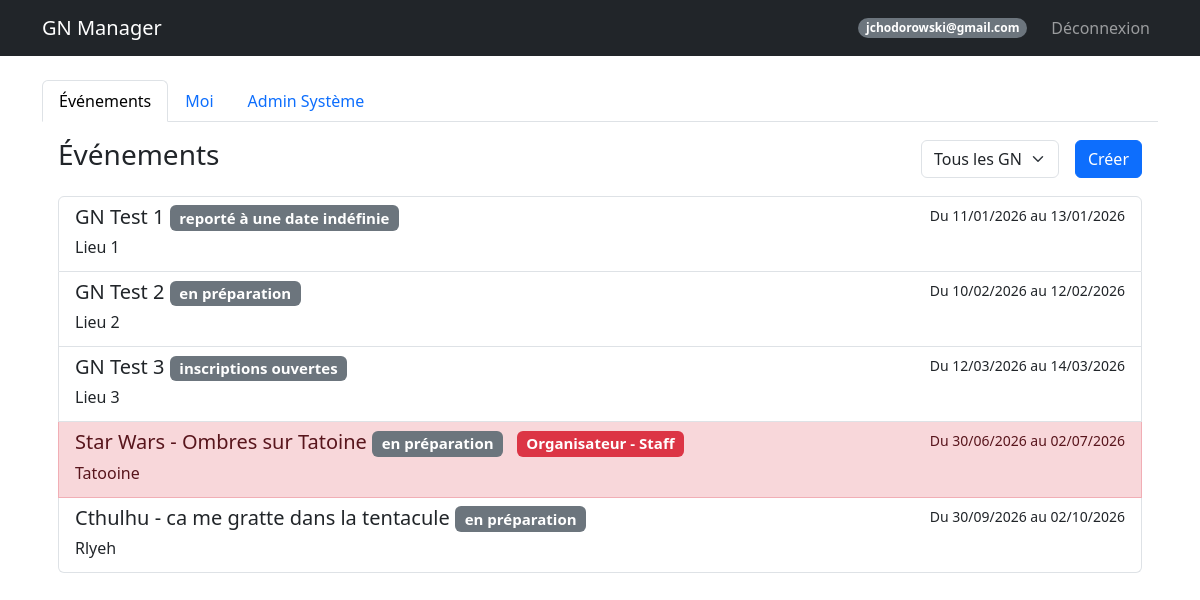
The page /dashboard (signed in) on the database its author committed.
### models.py (models this page shows, shortened)
class User(UserMixin, db.Model):
    id = db.Column(db.Integer, primary_key=True)
    email = db.Column(db.String(120), unique=True, nullable=False)
    password_hash = db.Column(db.String(128))
    nom = db.Column(db.String(80))
    prenom = db.Column(db.String(80))
    age = db.Column(db.Integer)
    genre = db.Column(db.String(20))
    avatar_url = db.Column(db.String(200))
    role = db.Column(db.String(20), default='user') # createur, sysadmin, user
    is_banned = db.Column(db.Boolean, default=False)
    is_deleted = db.Column(db.Boolean, default=False) # Soft delete
    @property
    def is_admin(self):
        return self.role in ['createur', 'sysadmin']

class Event(db.Model):
    id = db.Column(db.Integer, primary_key=True)
    name = db.Column(db.String(100), nullable=False)
    description = db.Column(db.Text) # Added
    date_start = db.Column(db.DateTime, nullable=False)
    date_end = db.Column(db.DateTime, nullable=False)
    location = db.Column(db.String(200))
    background_image = db.Column(db.String(200))
    visibility = db.Column(db.String(20), default='public') # public, private
    organizer_structure = db.Column(db.String(100))
    external_link = db.Column(db.String(255)) # Added (Google Forms)
    statut = db.Column(db.String(50), default='En préparation') # Added 'statut' as per user correctness
    groups_config = db.Column(db.Text, default='{"PJ": ["Peu importe"], "PNJ": ["Peu importe"], "Organisateur": ["Peu importe"]}') # JSON stored as string

class Participant(db.Model):
    id = db.Column(db.Integer, primary_key=True)
    event_id = db.Column(db.Integer, db.ForeignKey('event.id'), nullable=False)
    user_id = db.Column(db.Integer, db.ForeignKey('user.id'), nullable=False)
    type = db.Column(db.String(50)) # Organisateur, PJ, PNJ
    group = db.Column(db.String(50))
    role_id = db.Column(db.Integer, db.ForeignKey('role.id', use_alter=True, name='fk_participant_role'), nullable=True)
    role_communicated = db.Column(db.Boolean, default=False)
    role_received = db.Column(db.Boolean, default=False) # Added
    registration_status = db.Column(db.String(50), default='À valider') # Added
    payment_method = db.Column(db.String(50))
    payment_amount = db.Column(db.Float, default=0.0)
    payment_comment = db.Column(db.Text) # Added separate comment for payment if needed, or use generic comment
    comment = db.Column(db.Text)
    custom_image = db.Column(db.String(200))
    user = db.relationship('User', backref='participations')
    event = db.relationship('Event', backref='participants')
    role = db.relationship('Role', foreign_keys=[role_id], backref='participants_with_role')

### routes.py (the view)
@main.route('/dashboard')
@login_required
def dashboard():
    users_pagination = None
    if current_user.is_admin: # Uses the property we added
        page = request.args.get('page', 1, type=int)
        users_pagination = User.query.paginate(page=page, per_page=20, error_out=False)
    filter_type = request.args.get('filter', 'all')
    my_participations = Participant.query.filter_by(user_id=current_user.id).all()
    my_event_ids = [p.event_id for p in my_participations]
    my_roles = {p.event_id: p for p in my_participations} # Map event_id -> Participant object
    events = []
    now = datetime.now()
    if filter_type == 'mine':
        if my_event_ids:
            events = Event.query.filter(Event.id.in_(my_event_ids)).order_by(Event.date_start).all()
    elif filter_type == 'future':
        events = Event.query.filter(Event.date_start >= now).order_by(Event.date_start).all()
    elif filter_type == 'past':
        events = Event.query.filter(Event.date_end < now).order_by(Event.date_start.desc()).all()
    else:
        events = Event.query.order_by(Event.date_start).all()
    admin_view = request.args.get('admin_view')
    return render_template('dashboard.html', user=current_user, users_pagination=users_pagination, events=events, my_event_ids=my_event_ids, my_roles=my_roles, current_filter=filter_type, admin_view=admin_view)

### templates/dashboard.html (shortened to what this page needs)
{% extends "base.html" %}
{% block content %}
<ul class="nav nav-tabs" id="myTab" role="tablist">
    <li class="nav-item" role="presentation">
        <button class="nav-link {% if not admin_view %}active{% endif %}" id="events-tab" data-bs-toggle="tab"
            data-bs-target="#events" type="button" role="tab">Événements</button>
    </li>
    <li class="nav-item" role="presentation">
        <button class="nav-link" id="me-tab" data-bs-toggle="tab" data-bs-target="#me" type="button"
            role="tab">Moi</button>
    </li>
    {% if user.is_admin %}
    <li class="nav-item" role="presentation">
        <button class="nav-link {% if admin_view %}active{% endif %}" id="admin-tab" data-bs-toggle="tab"
            data-bs-target="#admin" type="button" role="tab">Admin Système</button>
    </li>
    {% endif %}
</ul>
<div class="tab-content" id="myTabContent">
    <div class="tab-pane fade p-3 {% if not admin_view %}show active{% endif %}" id="events" role="tabpanel">
        <div class="d-flex justify-content-between align-items-center mb-3">
            <h3>Événements</h3>
            <div class="d-flex gap-2">
                <form action="/dashboard" method="GET" class="d-flex align-items-center">
                    <select name="filter" class="form-select me-2" onchange="this.form.submit()">
                        <option value="all" {% if current_filter=='all' %}selected{% endif %}>Tous les GN</option>
                    </select>
                </form>
                <a href="/event/create" class="btn btn-primary">Créer</a>
            </div>
        </div>
        <div class="list-group">
            {% for e in events %}
            {% set participation = my_roles.get(e.id) %}
            {% set row_class = "" %}
            {% set badge_class = "" %}
            {% set badge_text = "" %}
            {% if participation %}
            {% if participation.type == 'organisateur' or participation.type == 'Organisateur' %}
            {% set row_class = "list-group-item-danger" %}
            {% set badge_class = "bg-danger" %}
            {% set badge_text = "Organisateur" %}
            {% elif participation.type == 'PJ' %}
            {% set row_class = "list-group-item-success" %}
            {% set badge_class = "bg-success" %}
            {% set badge_text = "PJ" %}
            {% elif participation.type == 'PNJ' %}
            {% set row_class = "list-group-item-primary" %}
            {% set badge_class = "bg-primary" %}
            {% set badge_text = "PNJ" %}
            {% else %}
            {% set row_class = "list-group-item-success" %}
            {% set badge_class = "bg-success" %}
            {% set badge_text = participation.type %}
            {% endif %}
            {% endif %}
            {% set status_color = "bg-secondary" %}
            {% if e.statut == "Événement en cours" %}
            {% set status_color = "bg-success" %}
            {% elif e.statut == "Terminé" %}
            {% set status_color = "bg-dark" %}
            {% elif e.statut == "Annulé" %}
            {% set status_color = "bg-danger" %}
            {% elif e.statut == "En préparation" %}
            {% set status_color = "bg-info text-dark" %}
            {% endif %}
            <a href="/event/{{ e.id }}" class="list-group-item list-group-item-action {{ row_class }}">
                <div class="d-flex w-100 justify-content-between">
                    <h5 class="mb-1">
                        {{ e.name }}
                        <span class="badge {{ status_color }}">{{ e.statut }}</span>
                        {% if participation %}
                        <span class="badge {{ badge_class }} ms-2">{{ badge_text }}
                            {% if participation.group and participation.group != 'Peu importe' %}
                            - {{ participation.group }}
                            {% endif %}
                        </span>
                        {% endif %}
                    </h5>
                    <small>Du {{ e.date_start.strftime('%d/%m/%Y') }} au {{ e.date_end.strftime('%d/%m/%Y') }}</small>
                </div>
                <p class="mb-1">{{ e.location }}</p>
            </a>
            {% else %}
            <p class="text-muted text-center mt-4">Aucun événement trouvé pour ce filtre.</p>
            {% endfor %}
        </div>
    </div>
        {% endblock %}

### templates/base.html (shortened to what this page needs)
<!DOCTYPE html>
<html lang="fr">
<head>
    <link href="https://cdn.jsdelivr.net/npm/bootstrap@5.3.0/dist/css/bootstrap.min.css" rel="stylesheet">
    <link rel="stylesheet" href="https://cdn.jsdelivr.net/npm/bootstrap-icons@1.11.3/font/bootstrap-icons.min.css">
</head>
<body>
    <nav class="navbar navbar-expand-lg navbar-dark bg-dark">
        <div class="container">
            <a class="navbar-brand" href="/">GN Manager</a>
            {% if current_user.is_authenticated %}
            <div class="navbar-nav ms-auto align-items-center">
                <span class="badge bg-secondary rounded-pill me-3">{{ current_user.email }}</span>
                <a class="nav-link" href="/logout">Déconnexion</a>
            </div>
            {% endif %}
        </div>
    </nav>
    <div class="container mt-4">
        {% block content %}{% endblock %}
</body>
</html>

### rows shown on the page
User: email "jchodorowski@gmail.com"
Event: name "GN Test 1", statut "reporté à une date indéfinie", date_start "11/01/2026", date_end "13/01/2026", location "Lieu 1"
Event: name "GN Test 2", statut "en préparation", date_start "10/02/2026", date_end "12/02/2026", location "Lieu 2"
Event: name "GN Test 3", statut "inscriptions ouvertes", date_start "12/03/2026", date_end "14/03/2026", location "Lieu 3"
Event: name "Star Wars - Ombres sur Tatoine", statut "en préparation", badge_text "Organisateur", date_start "30/06/2026", date_end "02/07/2026", location "Tatooine"
Participant: group "Staff"
Event: name "Cthulhu - ca me gratte dans la tentacule", statut "en préparation", date_start "30/09/2026", date_end "02/10/2026", location "Rlyeh"
